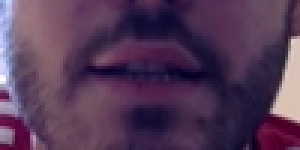
#> input picture frames/s1/1-bs/mouth_061.png, 100 x 50 px (shown 3 times larger); its folder holds only this picture in this run
$ python flip_image.py
#> lines starting #> are read from the running program, lines starting #| are printed output that depends on the picture
import errno
import os

from PIL import Image, ImageOps


# Recursvive directory creation function - makes all intermediate-level directories needed to contain the leaf directory
def mkdir_p(path):
    try:
        os.makedirs(path)
    except OSError as exc:
        if exc.errno == errno.EEXIST and os.path.isdir(path):
            pass
        else:
            raise


mkdir_p("augmented")

os.chdir('frames')
for subject in os.listdir():
    if '.DS_Store' not in subject:
        new_folder = subject.replace("s", "a")
        mkdir_p("../augmented/"+new_folder)

        os.chdir(subject)
        print("\n=====================")
        print("Processing folder - " + subject)
        print("=====================")
        for phrase in os.listdir():
            if '.DS_Store' not in phrase:
                os.chdir(phrase)
                print("Processing phrase - " + phrase)
                mkdir_p("../../../augmented/" + new_folder + "/" + phrase)
                for image in os.listdir():
                    if '.DS_Store' not in image:
                        # execute flip
                        img = Image.open(image)
#> img is the input picture: PIL image 100x50 RGB; mean R, G, B 83.7, 56.7, 86.3

                        img_mirror = ImageOps.mirror(img)
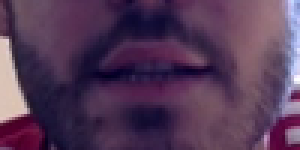
#> img_mirror: PIL image 100x50 RGB (shown 3 times larger); mean R, G, B 83.7, 56.7, 86.3
                        img_mirror.save("../../../augmented/" + new_folder + "/" + phrase + "/" + image, quality=100)
                os.chdir('..')
        os.chdir('..')
os.chdir('..')

$ run again, on frames/s1/10-bs/mouth_034.png
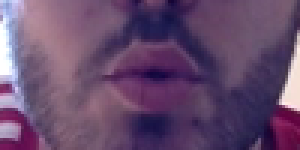
#> input picture frames/s1/10-bs/mouth_034.png, 100 x 50 px (shown 3 times larger)
#> img is the input picture: PIL image 100x50 RGB; mean R, G, B 102.5, 74.9, 109
#> `img_mirror = ImageOps.mirror(img)`:
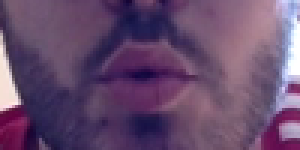
#> img_mirror: PIL image 100x50 RGB (shown 3 times larger); mean R, G, B 102.5, 74.9, 109
